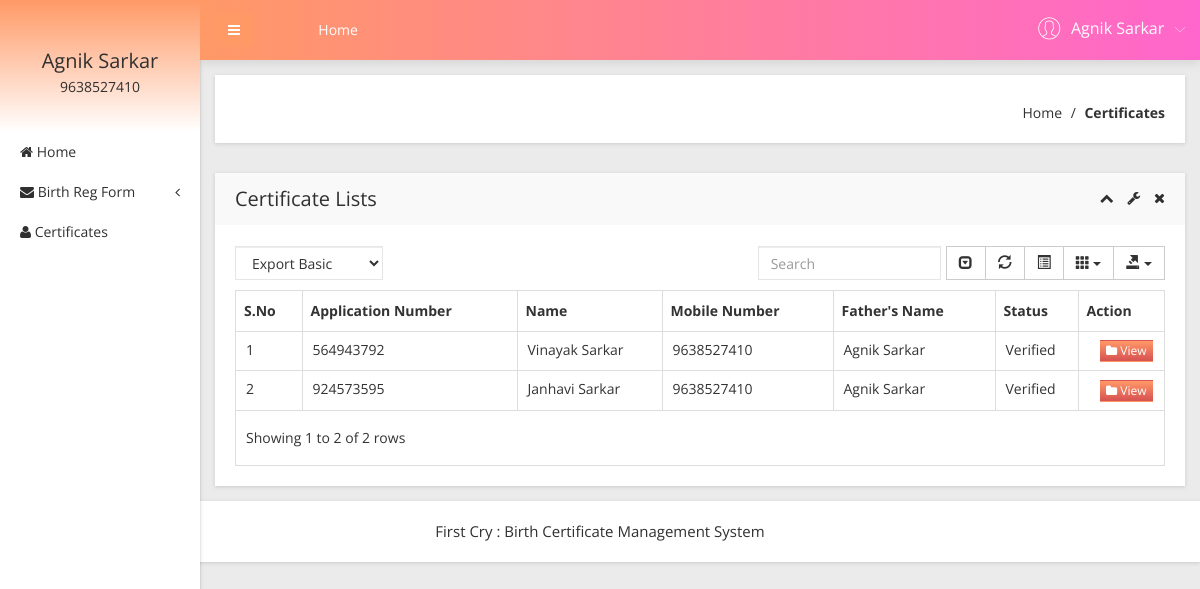
The app's page /user/certificates-list.php (signed in) with its own data.
### tables this page shows
CREATE TABLE `tbluser` (
  `ID` int(10) NOT NULL,
  `FirstName` varchar(200) DEFAULT NULL,
  `LastName` varchar(200) DEFAULT NULL,
  `MobileNumber` bigint(10) DEFAULT NULL,
  `Address` mediumtext DEFAULT NULL,
  `Password` varchar(200) NOT NULL,
  `RegDate` timestamp NULL DEFAULT current_timestamp()
);

CREATE TABLE `tblapplication` (
  `ID` int(10) NOT NULL,
  `UserID` int(5) NOT NULL,
  `ApplicationID` varchar(200) DEFAULT NULL,
  `DateofBirth` varchar(200) DEFAULT NULL,
  `Gender` varchar(50) DEFAULT NULL,
  `FullName` varchar(200) DEFAULT NULL,
  `PlaceofBirth` varchar(200) DEFAULT NULL,
  `NameofFather` varchar(200) DEFAULT NULL,
  `NameOfMother` varchar(120) DEFAULT NULL,
  `PermanentAdd` mediumtext DEFAULT NULL,
  `PostalAdd` mediumtext DEFAULT NULL,
  `MobileNumber` bigint(10) DEFAULT NULL,
  `Email` varchar(200) DEFAULT NULL,
  `Dateofapply` timestamp NULL DEFAULT current_timestamp(),
  `Remark` varchar(200) DEFAULT NULL,
  `Status` varchar(50) DEFAULT NULL,
  `UpdationDate` timestamp NULL DEFAULT NULL ON UPDATE current_timestamp()
);

### user/certificates-list.php (the view, shortened to what this page needs)
<?php
include('includes/dbconnection.php');
if (strlen($_SESSION['obcsuid']==0)) {
  header('location:logout.php');
  } else{
  ?>
<!doctype html>
<html class="no-js" lang="en">
<head>
    <link rel="stylesheet" href="css/bootstrap.min.css">
    <link rel="stylesheet" href="css/font-awesome.min.css">
    <link rel="stylesheet" href="css/adminpro-custon-icon.css">
    <link rel="stylesheet" href="css/meanmenu.min.css">
    <link rel="stylesheet" href="css/jquery.mCustomScrollbar.min.css">
    <link rel="stylesheet" href="css/animate.css">
    <link rel="stylesheet" href="css/data-table/bootstrap-table.css">
    <link rel="stylesheet" href="css/data-table/bootstrap-editable.css">
    <link rel="stylesheet" href="css/normalize.css">
    <link rel="stylesheet" href="css/c3.min.css">
    <link rel="stylesheet" href="style.css">
    <link rel="stylesheet" href="css/responsive.css">
</head>
<body class="materialdesign">
    <div class="wrapper-pro">
      <?php include_once('includes/sidebar.php');?>
        <?php include_once('includes/header.php');?>
            <div class="breadcome-area mg-b-30 small-dn">
                <div class="container-fluid">
                    <div class="row">
                        <div class="col-lg-12">
                            <div class="breadcome-list shadow-reset">
                                <div class="row">
                                    <div class="col-lg-12">
                                        <ul class="breadcome-menu">
                                            <li><a href="dashboard.php">Home</a> <span class="bread-slash">/</span>
                                            </li>
                                            <li><span class="bread-blod">Certificates</span>
                                            </li>
                                        </ul>
                                    </div>
                                </div>
                            </div>
                        </div>
                    </div>
                </div>
            </div>
            <div class="data-table-area mg-b-15">
                <div class="container-fluid">
                    <div class="row">
                        <div class="col-lg-12">
                            <div class="sparkline13-list shadow-reset">
                                <div class="sparkline13-hd">
                                    <div class="main-sparkline13-hd">
                                        <h1>Certificate Lists</h1>
                                        <div class="sparkline13-outline-icon">
                                            <span class="sparkline13-collapse-link"><i class="fa fa-chevron-up"></i></span>
                                            <span><i class="fa fa-wrench"></i></span>
                                            <span class="sparkline13-collapse-close"><i class="fa fa-times"></i></span>
                                        </div>
                                    </div>
                                </div>
                                <div class="sparkline13-graph">
                                    <div class="datatable-dashv1-list custom-datatable-overright">
                                        <div id="toolbar">
                                            <select class="form-control">
                                                <option value="">Export Basic</option>
                                            </select>
                                        </div>
                                        <table id="table" data-toggle="table" data-pagination="true" data-search="true" data-show-columns="true" data-show-pagination-switch="true" data-show-refresh="true" data-key-events="true" data-show-toggle="true" data-resizable="true" data-cookie="true" data-cookie-id-table="saveId" data-show-export="true" data-click-to-select="true" data-toolbar="#toolbar">
                                            <thead>
                                                <tr>
                                                    <th>S.No</th>
                                                    <th>Application Number</th>
                                                    <th>Name</th>
                                                    <th >Mobile Number</th>
                                                    <th>Father's Name</th>
                                                    <th>Status</th>
                                                    <th data-field="action">Action</th>
                                                </tr>
                                            </thead>
                                            <tbody>
                                              <?php
                                            $uid= $_SESSION['obcsuid'];
$sql="SELECT * from tblapplication where UserID=:uid and Status='Verified'";
$query = $dbh -> prepare($sql);
$query-> bindParam(':uid', $uid, PDO::PARAM_STR);
$query->execute();
$results=$query->fetchAll(PDO::FETCH_OBJ);
$cnt=1;
if($query->rowCount() > 0)
{
foreach($results as $row)
{               ?>
                                                <tr>
                                                    <td><?php echo htmlentities($cnt);?></td>
                                                    <td><?php  echo htmlentities($row->ApplicationID);?></td>
                                                    <td><?php  echo htmlentities($row->FullName);?></td>
                                                   <td><?php  echo htmlentities($row->MobileNumber);?></td>
                                                    <td><?php  echo htmlentities($row->NameofFather);?></td>
                                                  <?php if($row->Status==""){ ?>
                     <td><?php echo "Still Pending"; ?></td>
<?php } else { ?>                  <td><?php  echo htmlentities($row->Status);?>
                  </td>
                  <?php } ?>
                                                    <td class="datatable-ct"><a href="certificates.php?viewid=<?php echo htmlentities ($row->ID);?>"><button class="btn btn-white btn-action btn-xs"><i class="fa fa-folder"></i> View</button></a>
                                                    </td>
                                                </tr>
                                             <?php $cnt=$cnt+1;}} ?>
                                            </tbody>
                                        </table>
                                    </div>
                                </div>
                            </div>
                        </div>
                    </div>
                </div>
            </div>
        </div>
    </div>
  <?php include_once('includes/footer.php');?>
</body>
</html><?php }  ?>

### user/includes/sidebar.php (shortened to what this page needs)
        <?php
include('includes/dbconnection.php');
if (strlen($_SESSION['obcsuid']==0)) {
  header('location:logout.php');
  } else{
  ?>
  <div class="left-sidebar-pro">
            <nav id="sidebar">
                <div class="sidebar-header">
                     <?php
$uid=$_SESSION['obcsuid'];
$sql="SELECT FirstName,LastName,MobileNumber from  tbluser where ID=:uid";
$query = $dbh -> prepare($sql);
$query->bindParam(':uid',$uid,PDO::PARAM_STR);
$query->execute();
$results=$query->fetchAll(PDO::FETCH_OBJ);
$cnt=1;
if($query->rowCount() > 0)
{
foreach($results as $row)
{               ?>
                    <h3><?php  echo $row->FirstName;?>  <?php  echo $row->LastName;?></h3>
                    <p><?php  echo $row->MobileNumber;?></p><?php $cnt=$cnt+1;}} ?>
                </div>
                <div class="left-custom-menu-adp-wrap">
                    <ul class="nav navbar-nav left-sidebar-menu-pro">
                        <li class="nav-item">
                            <a href="dashboard.php" role="button" aria-expanded="false"><i class="fa big-icon fa-home"></i> <span class="mini-dn">Home</span> </a>
                        </li>
                        <li class="nav-item"><a href="#" data-toggle="dropdown" role="button" aria-expanded="false" class="nav-link dropdown-toggle"><i class="fa big-icon fa-envelope"></i> <span class="mini-dn">Birth Reg Form</span> <span class="indicator-right-menu mini-dn"><i class="fa indicator-mn fa-angle-left"></i></span></a>
                        </li>
                       <li class="nav-item">
                            <a href="certificates-list.php" role="button" aria-expanded="false"><i class="fa big-icon fa-user"></i> <span class="mini-dn">Certificates</span> </a>
                        </li>
                    </ul>
                </div>
            </nav>
        </div><?php }  ?>

### user/includes/header.php (shortened to what this page needs)
       <?php
include('includes/dbconnection.php');
if (strlen($_SESSION['obcsuid']==0)) {
  header('location:logout.php');
  } else{
  ?>
 <div class="content-inner-all">
            <div class="header-top-area">
                <div class="fixed-header-top">
                    <div class="container-fluid">
                        <div class="row">
                            <div class="col-lg-1 col-md-6 col-sm-6 col-xs-12">
                                <button type="button" id="sidebarCollapse" class="btn bar-button-pro header-drl-controller-btn btn-info navbar-btn">
                                    <i class="fa fa-bars"></i>
                                </button>
                            </div>
                            <div class="col-lg-6 col-md-1 col-sm-1 col-xs-12">
                                <div class="header-top-menu tabl-d-n">
                                    <ul class="nav navbar-nav mai-top-nav">
                                        <li class="nav-item"><a href="dashboard.php" class="nav-link">Home</a>
                                        </li>
                                    </ul>
                                </div>
                            </div>
                            <div class="col-lg-5 col-md-5 col-sm-6 col-xs-12">
                                <div class="header-right-info">
                                    <ul class="nav navbar-nav mai-top-nav header-right-menu">
                                <?php
$uid=$_SESSION['obcsuid'];
$sql="SELECT FirstName,LastName,MobileNumber from  tbluser where ID=:uid";
$query = $dbh -> prepare($sql);
$query->bindParam(':uid',$uid,PDO::PARAM_STR);
$query->execute();
$results=$query->fetchAll(PDO::FETCH_OBJ);
$cnt=1;
if($query->rowCount() > 0)
{
foreach($results as $row)
{               ?>
                                        <li class="nav-item">
                                            <a href="#" data-toggle="dropdown" role="button" aria-expanded="false" class="nav-link dropdown-toggle">
                                                <span class="adminpro-icon adminpro-user-rounded header-riht-inf"></span>
                                                <span class="admin-name"><?php  echo $row->FirstName;?>  <?php  echo $row->LastName;?> </span>
                                                <span class="author-project-icon adminpro-icon adminpro-down-arrow"></span><?php $cnt=$cnt+1;}} ?>
                                            </a>
                                        </li>
                                    </ul>
                                </div>
                            </div>
                        </div>
                    </div>
                </div>
            </div><?php }  ?>

### records on screen
tbluser: FirstName "Agnik", LastName "Sarkar", MobileNumber "9638527410"
tblapplication: ApplicationID "564943792", FullName "Vinayak Sarkar", MobileNumber "9638527410", NameofFather "Agnik Sarkar", Status "Verified"
tblapplication: ApplicationID "924573595", FullName "Janhavi Sarkar", MobileNumber "9638527410", NameofFather "Agnik Sarkar", Status "Verified"
